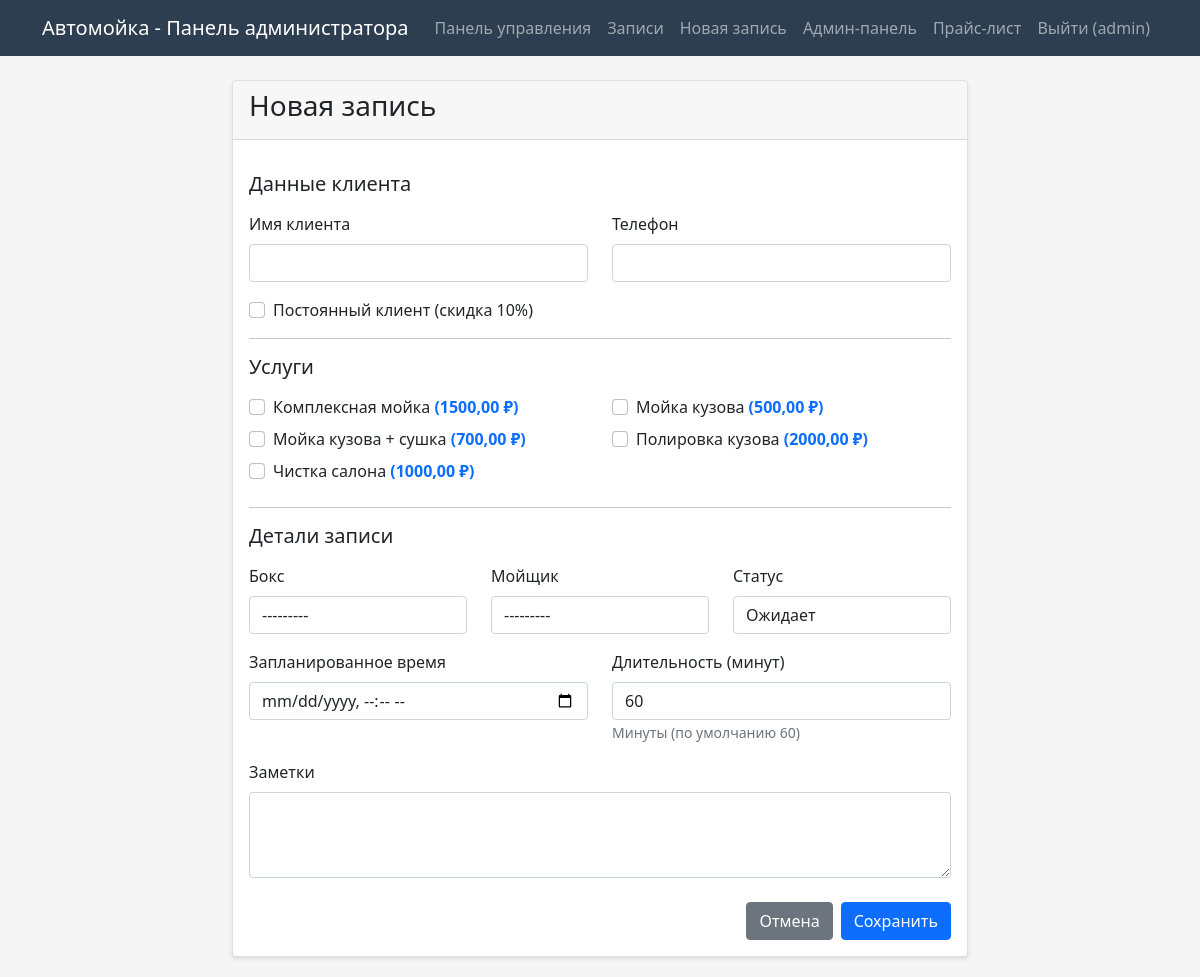
Page /bookings/create/ (signed in) on the committed database.
### carwash/models.py (models this page shows, shortened)
class Service(models.Model):
    name = models.CharField(max_length=200, verbose_name="Название услуги")
    description = models.TextField(blank=True, verbose_name="Описание")
    price = models.DecimalField(
        max_digits=10,
        decimal_places=2,
        verbose_name="Цена",
        validators=[MinValueValidator(0)],
    )
    is_active = models.BooleanField(
        default=True, verbose_name="Активна"
    )
    created_at = models.DateTimeField(
        auto_now_add=True, verbose_name="Дата создания"
    )
    class Meta:
        verbose_name = "Услуга"
        verbose_name_plural = "Услуги"
        ordering = ["name"]

### carwash/views.py (the view)
# urls.py: path("bookings/create/", views.booking_create, name="booking_create"),
@login_required
def booking_create(request):
    if request.method == "POST":
        form = BookingForm(request.POST)
        if form.is_valid():
            booking = form.save(commit=False)
            booking.created_by = request.user
            booking.save()
            form.save_m2m()  # Сохраняем ManyToMany связи (услуги)
            booking.calculate_price()
            booking.save()
            messages.success(
                request, f"Запись для {booking.client.name} успешно создана!"
            )
            return redirect("booking_list")
    else:
        form = BookingForm()
    context = {
        "form": form,
        "services": Service.objects.filter(is_active=True),
    }
    return render(request, "carwash/booking_form.html", context)

### carwash/models.py (called while the page is built)
    def __str__(self):
        return f"Бокс {self.box_number}, место {self.place_number}"

    def __str__(self):
        name = f"{self.user.first_name} {self.user.last_name}".strip()
        return name if name else self.user.username

### carwash/templates/carwash/booking_form.html (shortened to what this page needs)
{% extends 'carwash/base.html' %}
{% block content %}
<div class="row">
    <div class="col-md-8 offset-md-2">
        <div class="card">
            <div class="card-header">
                <h3>{% if booking %}Редактирование записи{% else %}Новая запись{% endif %}</h3>
            </div>
            <div class="card-body">
                <form method="post" id="bookingForm">
                    <h5 class="mt-3 mb-3">Данные клиента</h5>
                    <div class="row">
                        <div class="col-md-6 mb-3">
                            <label class="form-label">{{ form.client_name.label }}</label>
                            {{ form.client_name }}
                        </div>
                        <div class="col-md-6 mb-3">
                            <label class="form-label">{{ form.client_phone.label }}</label>
                            {{ form.client_phone }}
                        </div>
                    </div>
                    <div class="mb-3">
                        <div class="form-check">
                            {{ form.is_regular_client }}
                            <label class="form-check-label" for="{{ form.is_regular_client.id_for_label }}">
                                {{ form.is_regular_client.label }}
                            </label>
                        </div>
                    </div>
                    <hr>
                    <h5 class="mt-3 mb-3">Услуги</h5>
                    <div class="mb-3">
                        <div class="row">
                            {% for service in services %}
                            <div class="col-md-6">
                                <div class="form-check mb-2">
                                    <input type="checkbox"
                                           name="services"
                                           value="{{ service.pk }}"
                                           id="id_services_{{ service.pk }}"
                                           class="form-check-input service-checkbox"
                                           {% if booking %}{% if service in booking.services.all %}checked{% endif %}{% endif %}>
                                    <label class="form-check-label" for="id_services_{{ service.pk }}">
                                        {{ service.name }}
                                        <strong class="text-primary">({{ service.price }} ₽)</strong>
                                    </label>
                                </div>
                            </div>
                            {% endfor %}
                        </div>
                    </div>
                    <hr>
                    <h5 class="mt-3 mb-3">Детали записи</h5>
                    <div class="row">
                        <div class="col-md-4 mb-3">
                            <label class="form-label">{{ form.box.label }}</label>
                            {{ form.box }}
                        </div>
                        <div class="col-md-4 mb-3">
                            <label class="form-label">{{ form.washer.label }}</label>
                            {{ form.washer }}
                        </div>
                        <div class="col-md-4 mb-3">
                            <label class="form-label">{{ form.status.label }}</label>
                            {{ form.status }}
                        </div>
                    </div>
                    <div class="row">
                        <div class="col-md-6 mb-3">
                            <label class="form-label">{{ form.scheduled_time.label }}</label>
                            {{ form.scheduled_time }}
                        </div>
                        <div class="col-md-6 mb-3">
                            <label class="form-label">{{ form.duration_minutes.label }}</label>
                            {{ form.duration_minutes }}
                            <small class="form-text text-muted">Минуты (по умолчанию 60)</small>
                        </div>
                    </div>
                    <div class="mb-3">
                        <label class="form-label">{{ form.notes.label }}</label>
                        {{ form.notes }}
                    </div>
                    <div class="d-grid gap-2 d-md-flex justify-content-md-end mt-4">
                        <a href="{% url 'booking_list' %}" class="btn btn-secondary">Отмена</a>
                        <button type="submit" class="btn btn-primary">Сохранить</button>
                    </div>
                </form>
            </div>
        </div>
    </div>
</div>
{% endblock %}

### carwash/templates/carwash/base.html (shortened to what this page needs)
<!DOCTYPE html>
<html lang="ru">
<head>
    <link href="https://cdn.jsdelivr.net/npm/bootstrap@5.1.3/dist/css/bootstrap.min.css" rel="stylesheet">
</head>
<body>
    {% if user.is_authenticated %}
    <nav class="navbar navbar-dark navbar-expand-lg">
        <div class="container">
            <a class="navbar-brand" href="{% url 'dashboard' %}">Автомойка - Панель администратора</a>
            <div class="collapse navbar-collapse" id="navbarNav">
                <ul class="navbar-nav ms-auto">
                    <li class="nav-item">
                        <a class="nav-link" href="{% url 'dashboard' %}">Панель управления</a>
                    </li>
                    <li class="nav-item">
                        <a class="nav-link" href="{% url 'booking_list' %}">Записи</a>
                    </li>
                    <li class="nav-item">
                        <a class="nav-link" href="{% url 'booking_create' %}">Новая запись</a>
                    </li>
                    <li class="nav-item">
                        <a class="nav-link" href="{% url 'admin:index' %}">Админ-панель</a>
                    </li>
                    <li class="nav-item">
                        <a class="nav-link" href="{% url 'price_list' %}">Прайс-лист</a>
                    </li>
                    <li class="nav-item">
                        <a class="nav-link" href="{% url 'admin:logout' %}">Выйти ({{ user.username }})</a>
                    </li>
                </ul>
            </div>
        </div>
    </nav>
    {% endif %}
    <div class="container mt-4">
        {% block content %}{% endblock %}
    </div>
</body>
</html>

### carwash/templates/carwash/base.html (style rules this page uses)
body { background-color: #f5f5f5; }
.navbar { background-color: #2c3e50; }
.card { box-shadow: 0 2px 4px rgba(0,0,0,0.1); margin-bottom: 20px; }

### rows in the picture
Service: name "Комплексная мойка", price "1500,00"
Service: name "Мойка кузова", price "500,00"
Service: name "Мойка кузова + сушка", price "700,00"
Service: name "Полировка кузова", price "2000,00"
Service: name "Чистка салона", price "1000,00"

### other values in the picture
{{ user.username }} "admin"
